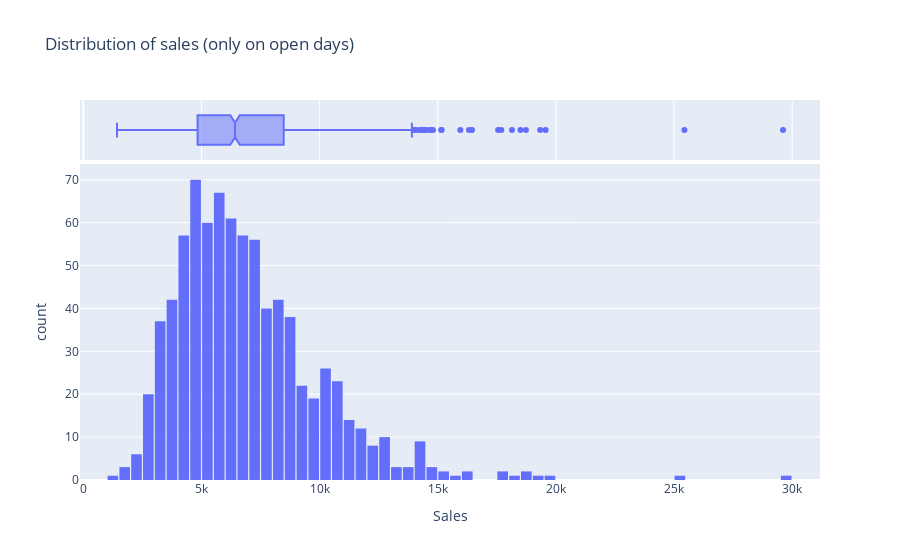

The code cell stored with this chart in its notebook:
### Code cell
fig = px.histogram(merged_sample_df[merged_sample_df.Open == 1], x='Sales',
                   marginal='box',
                   title='Distribution of sales (only on open days)')

fig.update_layout(bargap=0.1)
fig.show()

### Figure 1 — Plotly figure (JSON) as saved in the notebook; plotly's stock layout.template omitted (floating-point values rounded to 4 significant figures; data arrays with more than 128 entries replaced by an {"elided": "..."} marker saying what was removed)
{"data": [{"alignmentgroup": "True", "bingroup": "x", "hovertemplate": "Sales=%{x}<br>count=%{y}<extra></extra>", "legendgroup": "", "marker": {"color": "#636efa", "pattern": {"shape": ""}}, "name": "", "offsetgroup": "", "orientation": "v", "showlegend": false, "type": "histogram", "x": {"elided": "823 int values"}, "xaxis": "x", "yaxis": "y"}, {"alignmentgroup": "True", "hovertemplate": "Sales=%{x}<extra></extra>", "legendgroup": "", "marker": {"color": "#636efa"}, "name": "", "notched": true, "offsetgroup": "", "showlegend": false, "type": "box", "x": {"elided": "823 int values"}, "xaxis": "x2", "yaxis": "y2"}], "layout": {"bargap": 0.1, "barmode": "relative", "legend": {"tracegroupgap": 0}, "title": {"text": "Distribution of sales (only on open days)"}, "xaxis": {"anchor": "y", "domain": [0, 1], "title": {"text": "Sales"}}, "xaxis2": {"anchor": "y2", "domain": [0, 1], "matches": "x", "showgrid": true, "showticklabels": false}, "yaxis": {"anchor": "x", "domain": [0, 0.8316], "title": {"text": "count"}}, "yaxis2": {"anchor": "x2", "domain": [0.8416, 1], "matches": "y2", "showgrid": false, "showline": false, "showticklabels": false, "ticks": ""}}}
